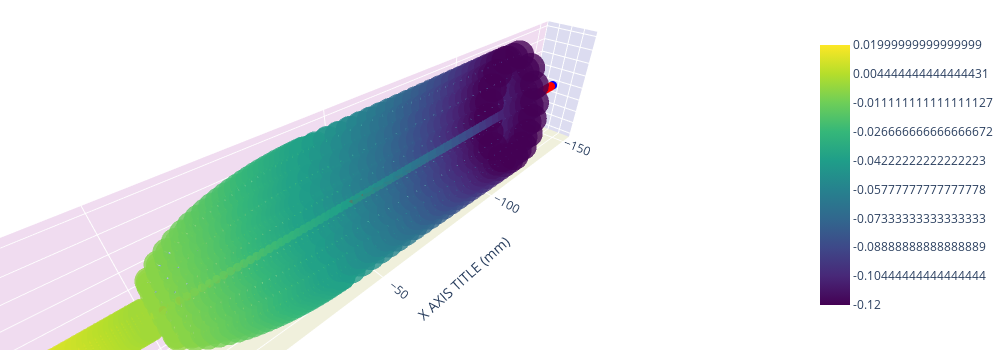

The code cell stored with this chart in its notebook:
### Code cell
base_fish.visualize_scatter(show_normals=2, show_point_currents=3, fig_width=1000, fig_height=350)
print(base_fish.get_N_receptors(), base_fish.get_lateral_semi_axis())

### Figure 1 — Plotly figure (JSON) as saved in the notebook; plotly's stock layout.template omitted (floating-point values rounded to 4 significant figures; data arrays with more than 128 entries replaced by an {"elided": "..."} marker saying what was removed)
{"data": [{"marker": {"color": [0.01, 0.01, 0.01, 0.01, 0.01, 0.01, 0.01, 0.01, 0.01, 0.01, 0.01, 0.01, 0.01, 0.01, 0.01, 0.01, 0.01, 0.01, 0.01, 0.01, 0.01, 0.01, 0.01, 0.01, 0.01, 0.01, 0.01, 0.01, 0.01, 0.01, 0.01, 0.01, 0.01, 0.01, 0.01, 0.01, 0.01, 0.01, 0.01, 0.01, 0.01, 0.01, 0.01, 0.01, 0.01, 0.01, 0.01, 0.01, 0.01, 0.01, 0.01, 0.01, 0.01, 0.01, 0.01, 0.01, 0.01, 0.01, 0.01, 0.01, 0.01, 0.01, 0.01, 0.01, 0.01, 0.01, 0.01, 0.01, 0.01, 0.01, 0.01, 0.01, 0.01, 0.01, 0.01, 0.01, 0.01, 0.01, 0.01, 0.01, 0.01, 0.01, 0.01, 0.01, 0.01, 0.01, 0.01, 0.01, 0.01, 0.01, 0.01, 0.01, 0.01, 0.01, 0.01, 0.01, 0.01, 0.01, 0.01, 0.01, -1], "colorscale": [[0, "rgb(0,0,255)"], [1, "rgb(255,0,0)"]], "opacity": 1, "size": 3}, "mode": "markers", "showlegend": false, "type": "scatter3d", "x": [0, -1.5, -3.0, -4.5, -6.0, -7.5, -9.0, -10.5, -12.0, -13.5, -15.0, -16.5, -18.0, -19.5, -21.0, -22.5, -24.0, -25.5, -27.0, -28.5, -30, -31.5, -33, -34.5, -36, -37.5, -39.0, -40.5, -42.0, -43.5, -45, -46.5, -48, -49.5, -51, -52.5, -54.0, -55.5, -57.0, -58.5, -60, -61.5, -63, -64.5, -66, -67.5, -69, -70.5, -72, -73.5, -75, -76.5, -78, -79.5, -81, -82.5, -84, -85.5, -87, -88.5, -90, -91.5, -93, -94.5, -96, -97.5, -99, -100.5, -102, -103.5, -105, -106.5, -108, -109.5, -111, -112.5, -114, -115.5, -117, -118.5, -120, -121.5, -123, -124.5, -126, -127.5, -129, -130.5, -132, -133.5, -135, -136.5, -138, -139.5, -141, -142.5, -144, -145.5, -147, -148.5, -150], "y": [0, 0, 0, 0, 0, 0, 0, 0, 0, 0, 0, 0, 0, 0, 0, 0, 0, 0, 0, 0, 0, 0, 0, 0, 0, 0, 0, 0, 0, 0, 0, 0, 0, 0, 0, 0, 0, 0, 0, 0, 0, 0, 0, 0, 0, 0, 0, 0, 0, 0, 0, 0, 0, 0, 0, 0, 0, 0, 0, 0, 0, 0, 0, 0, 0, 0, 0, 0, 0, 0, 0, 0, 0, 0, 0, 0, 0, 0, 0, 0, 0, 0, 0, 0, 0, 0, 0, 0, 0, 0, 0, 0, 0, 0, 0, 0, 0, 0, 0, 0, 0], "z": [0, 0, 0, 0, 0, 0, 0, 0, 0, 0, 0, 0, 0, 0, 0, 0, 0, 0, 0, 0, 0, 0, 0, 0, 0, 0, 0, 0, 0, 0, 0, 0, 0, 0, 0, 0, 0, 0, 0, 0, 0, 0, 0, 0, 0, 0, 0, 0, 0, 0, 0, 0, 0, 0, 0, 0, 0, 0, 0, 0, 0, 0, 0, 0, 0, 0, 0, 0, 0, 0, 0, 0, 0, 0, 0, 0, 0, 0, 0, 0, 0, 0, 0, 0, 0, 0, 0, 0, 0, 0, 0, 0, 0, 0, 0, 0, 0, 0, 0, 0, 0]}, {"colorscale": [[0, "rgb(247,251,255)"], [0.125, "rgb(222,235,247)"], [0.25, "rgb(198,219,239)"], [0.375, "rgb(158,202,225)"], [0.5, "rgb(107,174,214)"], [0.625, "rgb(66,146,198)"], [0.75, "rgb(33,113,181)"], [0.875, "rgb(8,81,156)"], [1, "rgb(8,48,107)"]], "showlegend": false, "showscale": false, "sizemode": "absolute", "sizeref": 2, "type": "cone", "u": {"elided": "1200 float values"}, "v": {"elided": "1200 float values"}, "w": {"elided": "1200 float values"}, "x": {"elided": "1200 float values"}, "y": {"elided": "1200 float values"}, "z": {"elided": "1200 float values"}}, {"marker": {"cmax": 1, "cmin": 0, "color": {"elided": "1200 float values"}, "colorbar": {"len": 0.8, "tickmode": "array", "ticktext": [-0.12, -0.1044, -0.08889, -0.07333, -0.05778, -0.04222, -0.02667, -0.01111, 0.004444, 0.02], "tickvals": [0, 0.1111, 0.2222, 0.3333, 0.4444, 0.5556, 0.6667, 0.7778, 0.8889, 1]}, "colorscale": [[0, "#440154"], [0.1111, "#482878"], [0.2222, "#3e4989"], [0.3333, "#31688e"], [0.4444, "#26828e"], [0.5556, "#1f9e89"], [0.6667, "#35b779"], [0.7778, "#6ece58"], [0.8889, "#b5de2b"], [1, "#fde725"]], "opacity": 0.8, "size": 10}, "mode": "markers", "showlegend": false, "type": "scatter3d", "x": {"elided": "1200 float values"}, "y": {"elided": "1200 float values"}, "z": {"elided": "1200 float values"}}], "layout": {"height": 350, "margin": {"b": 0, "l": 0, "r": 0, "t": 0}, "scene": {"aspectmode": "data", "xaxis": {"backgroundcolor": "rgb(220, 220, 240)", "gridcolor": "white", "showbackground": true, "title": {"text": "X AXIS TITLE (mm)"}, "zerolinecolor": "white"}, "yaxis": {"backgroundcolor": "rgb(240, 220, 240)", "gridcolor": "white", "showbackground": true, "title": {"text": "Y AXIS TITLE (mm)"}, "zerolinecolor": "white"}, "zaxis": {"backgroundcolor": "rgb(240, 240, 220)", "gridcolor": "white", "showbackground": true, "title": {"text": "z AXIS TITLE (mm)"}, "zerolinecolor": "white"}}, "width": 1000}}
